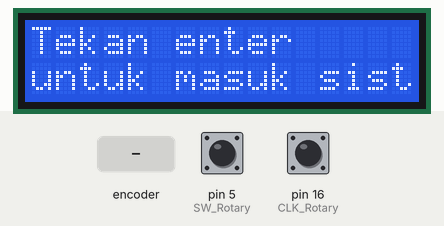
Bench run of a sketch on a simulated Arduino Uno, built with avr-gcc and run on an emulated ATmega328P. Parts: 16×2 character LCD. The test bench sets the inputs (shaded band); at power-on: pin 5 (SW_Rotary) HIGH, pin 16 (CLK_Rotary) HIGH.

Above: at 1.2 s.
1.3 s: rotary encoder on pin 5 (SW_Rotary) / pin 17 (DT_Rotary) turned 1 step (first pin leading)
At 1.37 s:
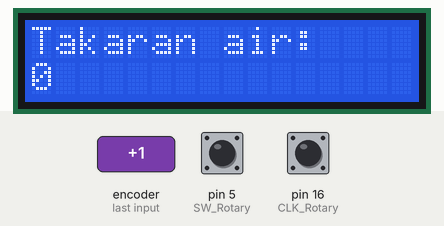
At 2.4 s:
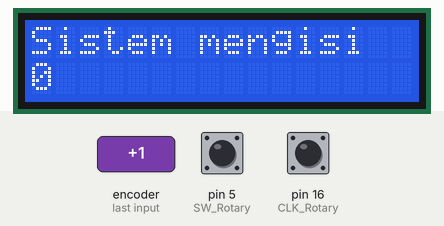
Timing chart, 0 to 4.3 s (numbered marks = the images above; inputs shaded):
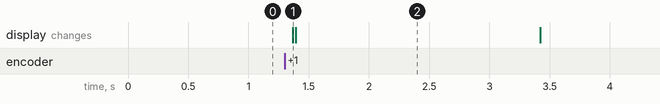

Measured:
- after the input at 1.3 s, the display: changes after 0.07 s (image 1)
- what the display in image 2 shows lasts 2.0 s, from 1.4 s to 3.4 s

The sketch:

trial_rotary_control_Relay.ino
```cpp
#include <Wire.h>
#include <LiquidCrystal_I2C.h>
#include <ezButton.h>

#define SDA_LCD 21
#define SCL_LCD 22
#define CLK_Rotary 16
#define DT_Rotary 17
#define SW_Rotary 5

LiquidCrystal_I2C lcd(0x27, 16, 2);
ezButton rotaryButton(SW_Rotary);

int CLK_state;
int prev_CLK_state;

bool inSystem = false;
bool isFilling = false;
int takaranAir = 0;

void setup() {
  pinMode(CLK_Rotary, INPUT);
  pinMode(DT_Rotary, INPUT);
  rotaryButton.setDebounceTime(50);

  lcd.init();
  lcd.backlight();
  lcd.setCursor(0, 0);
  lcd.print("Tekan enter");
  lcd.setCursor(0, 1);
  lcd.print("untuk masuk sistem");

  prev_CLK_state = digitalRead(CLK_Rotary);
}

void loop() {
  rotaryButton.loop();

  // Reset system if button is held for 2 seconds
  if (rotaryButton.isPressed() && isFilling) {
    unsigned long pressStart = millis();
    while (rotaryButton.isPressed()) {
      if (millis() - pressStart > 2000) {
        resetSystem();
        return;
      }
    }
  }

  // Handle button press to enter the system or confirm value
  if (rotaryButton.isPressed()) {
    if (!inSystem) {
      inSystem = true;
      lcd.clear();
      lcd.setCursor(0, 0);
      lcd.print("Takaran air:");
      lcd.setCursor(0, 1);
      lcd.print(takaranAir);
    } else if (!isFilling) {
      // Start the filling process
      isFilling = true;
      simulateFilling();
    }
  }

  // Handle rotary encoder rotation to set "takaran air"
  if (inSystem && !isFilling) {
    CLK_state = digitalRead(CLK_Rotary);
    if (CLK_state != prev_CLK_state) {
      if (digitalRead(DT_Rotary) != CLK_state) {
        takaranAir++; // Increase value
      } else {
        takaranAir = max(0, takaranAir - 1); // Decrease value, prevent negative
      }
      prev_CLK_state = CLK_state;

      // Update LCD with the new value
      lcd.setCursor(0, 1);
      lcd.print("      "); // Clear previous value
      lcd.setCursor(0, 1);
      lcd.print(takaranAir);
    }
  }
}

void simulateFilling() {
  lcd.clear();
  lcd.setCursor(0, 0);
  lcd.print("Sistem mengisi");

  for (int currentValue = 0; currentValue <= takaranAir; currentValue++) {
    lcd.setCursor(0, 1);
    lcd.print("      "); // Clear previous value
    lcd.setCursor(0, 1);
    lcd.print(currentValue);
    delay(1000); // Simulate 1-second delay per step

    // Check if the button is held during the filling process
    rotaryButton.loop();
    if (rotaryButton.isPressed()) {
      unsigned long pressStart = millis();
      while (rotaryButton.isPressed()) {
        if (millis() - pressStart > 2000) {
          resetSystem();
          return;
        }
      }
    }
  }

  delay(1000); // Brief pause after filling
  resetSystem(); // Automatically reset after filling
}

void resetSystem() {
  inSystem = false;
  isFilling = false;
  takaranAir = 0;
  lcd.clear();
  lcd.setCursor(0, 0);
  lcd.print("Tekan enter");
  lcd.setCursor(0, 1);
  lcd.print("untuk masuk sistem");
}
```
